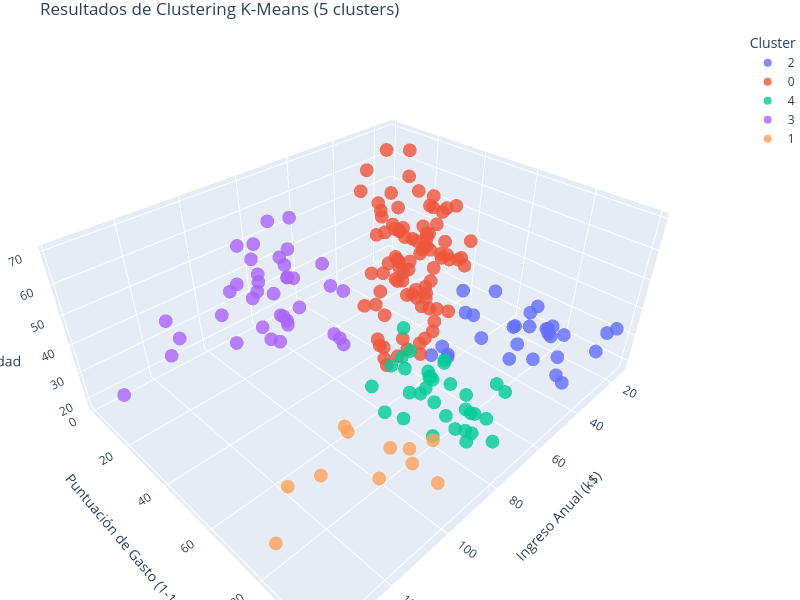

Notebook source saved alongside this figure:
### Markdown cell above
Create a 3D scatter plot to visualize K-Means clustering results on the Mall Customers dataset. The plot shows the relationship between Annual Income, Spending Score, and Age, with different colors representing clusters.

- Convert K-Means labels to strings to treat them as categories.
- Add the converted K-Means labels as a column (you can name it "Cluster" for example).
- Generate a 3D scatter plot using Plotly with `Annual Income`, `Spending Score`, and `Age` on the axes (mind that we can not use more than 3 features/dimensions).
- Color the plot by the "Cluster" column to visualize distinct clusters.
- Customize the plot title and axis labels as needed.

You can reuse the previous example and adapt it.

### Code cell
import plotly.express as px

# Create a DataFrame from X for easier manipulation
df_plot = pd.DataFrame(X, columns=features)

# Add the cluster labels to the DataFrame
df_plot['Cluster'] = [str(x) for  x in labels]

# Crear el gráfico 3D interactivo
fig = px.scatter_3d(
    df_plot,
    x='Annual Income (k$)',
    y='Spending Score (1-100)',
    z='Age',
    color='Cluster',
    title='Resultados de Clustering K-Means (5 clusters)',
    labels={
        'Annual Income (k$)': 'Ingreso Anual (k$)',
        'Spending Score (1-100)': 'Puntuación de Gasto',
        'Age': 'Edad'
    },
    opacity=0.8,
    width=800,
    height=600
)

# Personalizar el layout
fig.update_layout(
    scene=dict(
        xaxis_title='Ingreso Anual (k$)',
        yaxis_title='Puntuación de Gasto (1-100)',
        zaxis_title='Edad'
    ),
    margin=dict(l=0, r=0, b=0, t=30)
)

fig.show()

### Figure 1 — Plotly figure (JSON) as saved in the notebook; plotly's stock layout.template omitted (floating-point values rounded to 4 significant figures)
{"data": [{"hovertemplate": "Cluster=2<br>Ingreso Anual (k$)=%{x}<br>Puntuación de Gasto=%{y}<br>Edad=%{z}<extra></extra>", "legendgroup": "2", "marker": {"color": "#636efa", "opacity": 0.8, "symbol": "circle"}, "mode": "markers", "name": "2", "scene": "scene", "showlegend": true, "type": "scatter3d", "x": [15, 15, 16, 17, 18, 19, 19, 20, 20, 21, 23, 24, 25, 28, 28, 29, 30, 33, 33, 34, 37, 38, 39, 39, 42, 46, 48, 48, 54], "y": [39, 81, 77, 76, 94, 72, 99, 77, 79, 66, 98, 73, 73, 82, 61, 87, 73, 92, 81, 73, 75, 92, 61, 65, 60, 55, 59, 59, 57], "z": [19, 21, 23, 22, 23, 30, 35, 24, 22, 20, 35, 25, 31, 29, 35, 23, 21, 18, 21, 30, 20, 24, 31, 24, 33, 19, 18, 19, 21]}, {"hovertemplate": "Cluster=0<br>Ingreso Anual (k$)=%{x}<br>Puntuación de Gasto=%{y}<br>Edad=%{z}<extra></extra>", "legendgroup": "0", "marker": {"color": "#EF553B", "opacity": 0.8, "symbol": "circle"}, "mode": "markers", "name": "0", "scene": "scene", "showlegend": true, "type": "scatter3d", "x": [16, 17, 18, 19, 19, 20, 20, 21, 23, 24, 25, 28, 28, 29, 30, 33, 33, 34, 37, 38, 39, 39, 40, 40, 40, 40, 42, 43, 43, 43, 43, 44, 44, 46, 46, 46, 47, 47, 48, 48, 48, 48, 49, 49, 50, 50, 54, 54, 54, 54, 54, 54, 54, 54, 54, 54, 54, 57, 57, 58, 58, 59, 59, 60, 60, 60, 60, 60, 60, 61, 61, 62, 62, 62, 62, 62, 63, 63, 63, 63, 63, 64, 64, 65, 65, 65, 67, 67, 67], "y": [6, 40, 6, 3, 14, 15, 13, 35, 29, 35, 5, 14, 32, 31, 4, 4, 14, 17, 26, 35, 36, 28, 55, 47, 42, 42, 52, 54, 60, 45, 41, 50, 46, 51, 46, 56, 52, 59, 51, 50, 48, 47, 55, 42, 49, 56, 47, 54, 53, 48, 52, 42, 51, 55, 41, 44, 46, 58, 55, 60, 46, 55, 41, 49, 40, 42, 52, 47, 50, 42, 49, 41, 48, 59, 56, 42, 50, 46, 43, 48, 52, 42, 46, 48, 43, 59, 43, 57, 40], "z": [20, 31, 35, 64, 67, 58, 37, 35, 52, 35, 46, 54, 45, 40, 60, 53, 49, 42, 36, 65, 48, 49, 50, 27, 29, 31, 49, 31, 59, 50, 47, 51, 69, 27, 53, 70, 67, 54, 63, 43, 68, 32, 70, 47, 60, 60, 59, 26, 45, 40, 23, 49, 57, 38, 67, 46, 48, 55, 22, 34, 50, 68, 18, 48, 40, 32, 24, 47, 27, 48, 20, 23, 49, 67, 49, 21, 66, 54, 68, 66, 65, 38, 19, 18, 63, 49, 51, 50, 38]}, {"hovertemplate": "Cluster=4<br>Ingreso Anual (k$)=%{x}<br>Puntuación de Gasto=%{y}<br>Edad=%{z}<extra></extra>", "legendgroup": "4", "marker": {"color": "#00cc96", "opacity": 0.8, "symbol": "circle"}, "mode": "markers", "name": "4", "scene": "scene", "showlegend": true, "type": "scatter3d", "x": [62, 63, 65, 67, 69, 69, 70, 71, 71, 71, 72, 73, 73, 74, 75, 76, 77, 77, 78, 78, 78, 78, 78, 78, 79, 81, 85, 86, 87, 87, 87, 88, 88], "y": [55, 54, 50, 56, 58, 91, 77, 95, 75, 75, 71, 88, 73, 72, 93, 87, 97, 74, 90, 88, 76, 89, 78, 73, 83, 93, 75, 95, 63, 75, 92, 86, 69], "z": [26, 19, 19, 27, 40, 39, 31, 40, 38, 39, 31, 29, 32, 35, 32, 32, 28, 32, 34, 39, 38, 27, 30, 30, 29, 31, 36, 33, 32, 28, 36, 30, 27]}, {"hovertemplate": "Cluster=3<br>Ingreso Anual (k$)=%{x}<br>Puntuación de Gasto=%{y}<br>Edad=%{z}<extra></extra>", "legendgroup": "3", "marker": {"color": "#ab63fa", "opacity": 0.8, "symbol": "circle"}, "mode": "markers", "name": "3", "scene": "scene", "showlegend": true, "type": "scatter3d", "x": [70, 71, 71, 71, 72, 73, 73, 74, 75, 76, 77, 77, 78, 78, 78, 78, 78, 78, 79, 81, 85, 86, 87, 87, 87, 88, 88, 93, 97, 98, 99, 101, 103, 103, 113, 120, 126, 137], "y": [29, 35, 11, 9, 34, 5, 7, 10, 5, 40, 12, 36, 22, 17, 20, 16, 1, 1, 35, 5, 26, 20, 27, 13, 10, 13, 15, 14, 32, 15, 39, 24, 17, 23, 8, 16, 28, 18], "z": [23, 43, 59, 47, 25, 20, 44, 19, 57, 28, 25, 48, 34, 43, 44, 47, 37, 34, 56, 19, 50, 42, 36, 40, 36, 52, 58, 59, 37, 46, 41, 54, 41, 34, 33, 47, 45, 32]}, {"hovertemplate": "Cluster=1<br>Ingreso Anual (k$)=%{x}<br>Puntuación de Gasto=%{y}<br>Edad=%{z}<extra></extra>", "legendgroup": "1", "marker": {"color": "#FFA15A", "opacity": 0.8, "symbol": "circle"}, "mode": "markers", "name": "1", "scene": "scene", "showlegend": true, "type": "scatter3d", "x": [93, 97, 98, 99, 101, 103, 103, 113, 120, 126, 137], "y": [90, 86, 88, 97, 68, 85, 69, 91, 79, 74, 83], "z": [35, 32, 29, 30, 28, 36, 32, 38, 35, 32, 30]}], "layout": {"height": 600, "legend": {"title": {"text": "Cluster"}, "tracegroupgap": 0}, "margin": {"b": 0, "l": 0, "r": 0, "t": 30}, "scene": {"domain": {"x": [0, 1], "y": [0, 1]}, "xaxis": {"title": {"text": "Ingreso Anual (k$)"}}, "yaxis": {"title": {"text": "Puntuación de Gasto (1-100)"}}, "zaxis": {"title": {"text": "Edad"}}}, "title": {"text": "Resultados de Clustering K-Means (5 clusters)"}, "width": 800}}
